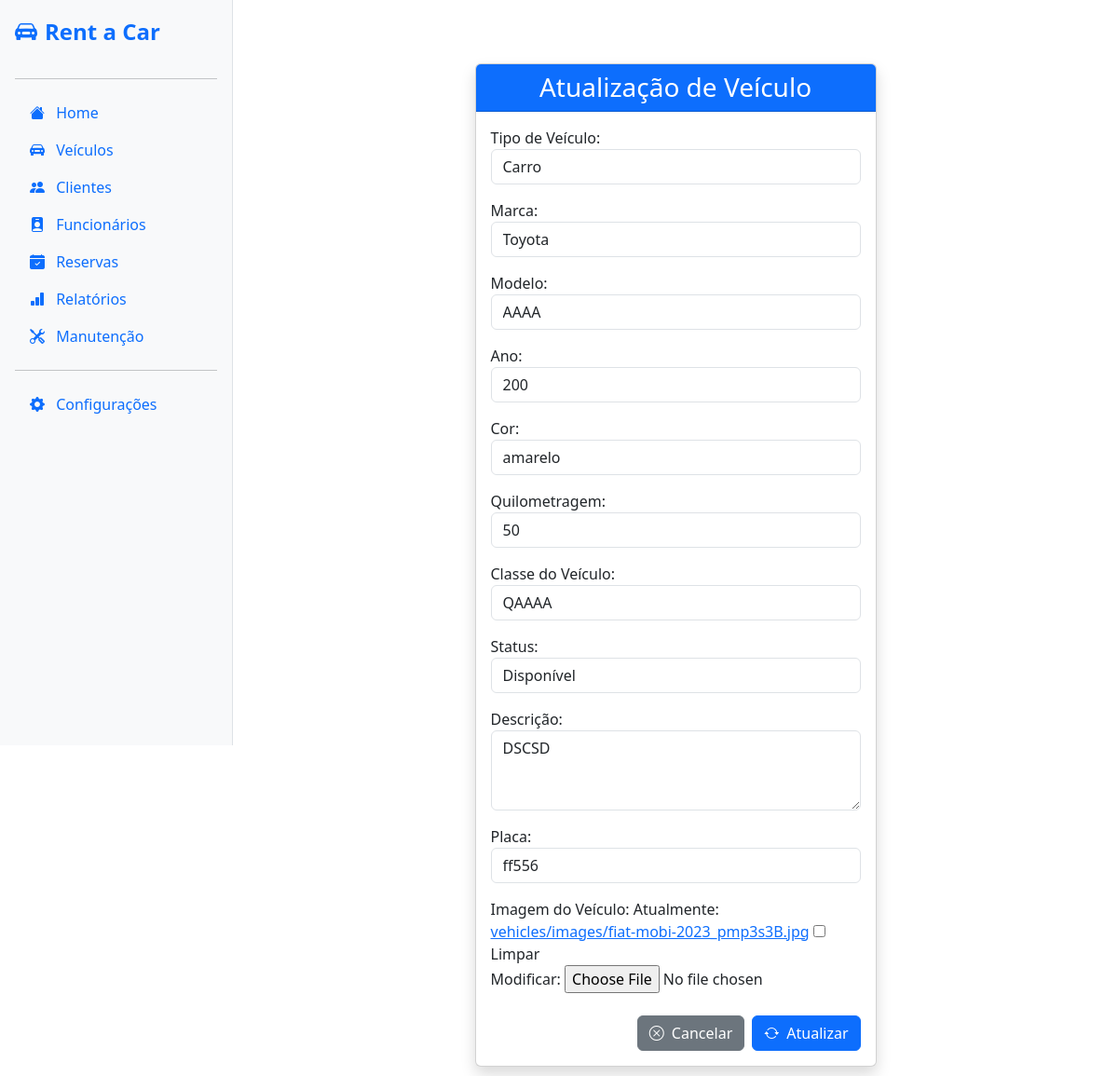
/atualizar/9/, run on an earlier commit of the app's database.
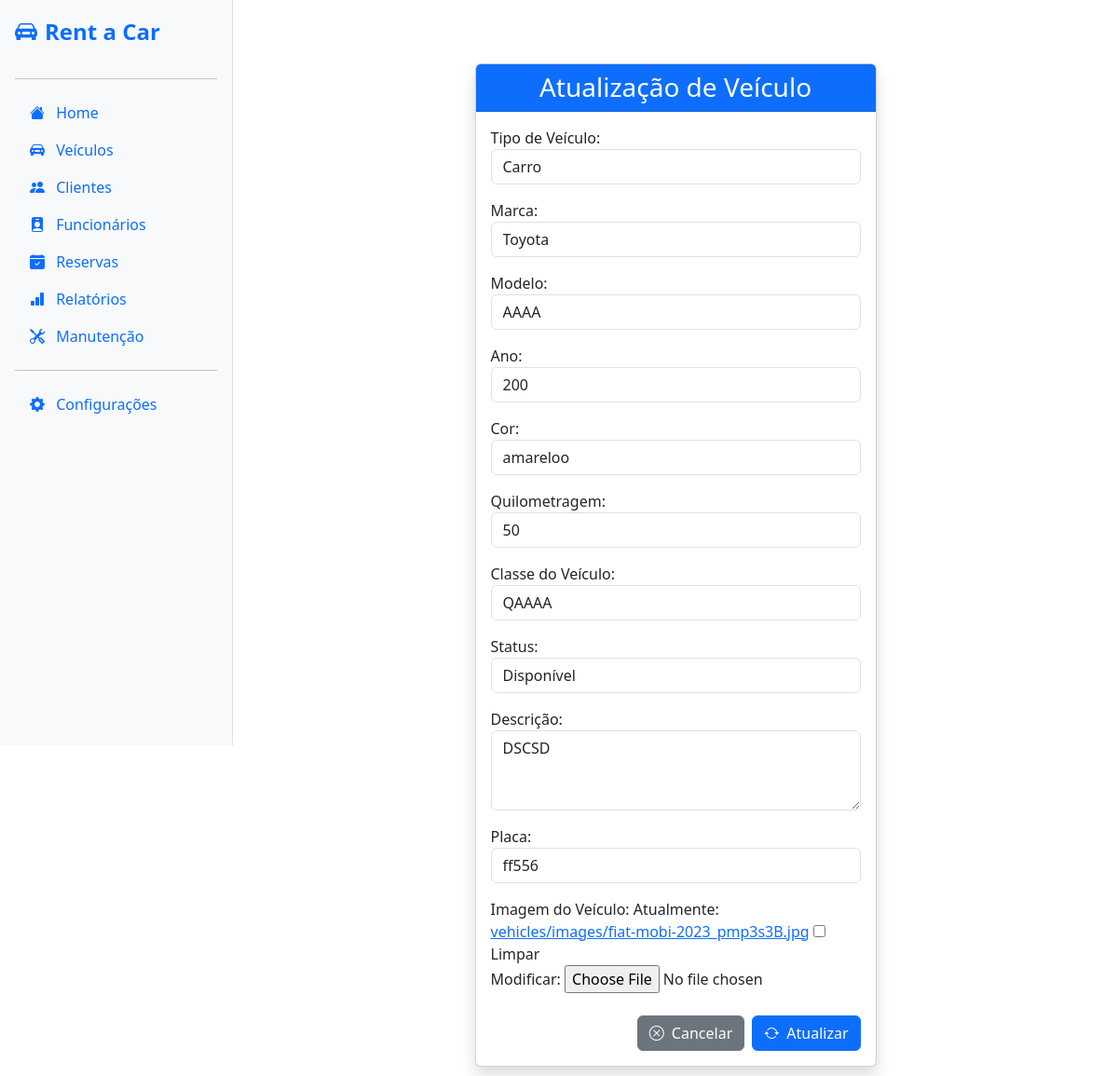
And on a later commit of the database.
### vehicles/models.py (models this page shows, shortened)
class Vehicle(models.Model):
    vehicle_type = models.CharField(max_length=10, choices=VEHICLE_TYPE_CHOICES)
    brand = models.CharField(max_length=20, choices=VEHICLE_BRAND_CHOICES)
    model = models.CharField(max_length=50)
    year = models.IntegerField()
    color = models.CharField(max_length=20)
    km = models.IntegerField()
    status = models.CharField(max_length=20, choices=STATUS_CHOICES, default='available')
    description = models.TextField(blank=True, null=True)
    created_at = models.DateTimeField(auto_now_add=True)
    plate = models.CharField(max_length=10, unique=True, default='')
    vehicle_class = models.ForeignKey(VehicleClass, on_delete=models.PROTECT)
    image = models.ImageField(upload_to='vehicles/images/', blank=True, null=True)

### vehicles/views.py (the view)
# urls.py: path('atualizar/<int:vehicle_id>/', views.update_vehicle, name='update_vehicle'),
def update_vehicle(request, vehicle_id):
    vehicle = Vehicle.objects.get(id=vehicle_id)
    if request.method == 'POST':
        form = VehicleForm(request.POST, instance=vehicle, files=request.FILES)
        if form.is_valid():
            form.save()
            return redirect('list_vehicles')
    else:
        form = VehicleForm(instance=vehicle)
    dados = {
        'form': form,
        'vehicle': vehicle,
    }
    return render(request, 'vehicles/update_vehicle.html', dados)

### vehicles/models.py (called while the page is built)
    def __str__(self):
        return self.name

### vehicles/templates/vehicles/update_vehicle.html
{% extends "base/base.html" %} {% block content %}
<div class="container mt-5">
  <div class="row justify-content-center">
    <div class="col-md-8 col-lg-6">
      <div class="card shadow">
        <div class="card-header bg-primary text-white text-center">
          <h3 class="mb-0">Atualização de Veículo</h3>
        </div>
        <div class="card-body">
          <form method="post" enctype="multipart/form-data">
            {% csrf_token %} {{ form.as_p }}
            <div class="d-flex justify-content-end gap-2 mt-4">
              <a
                href="{% url 'list_vehicles' %}"
                class="btn btn-secondary d-flex align-items-center"
              >
                <i class="bi bi-x-circle me-2"></i> Cancelar
              </a>
              <button
                type="submit"
                class="btn btn-primary d-flex align-items-center"
              >
                <i class="bi bi-arrow-repeat me-2"></i> Atualizar
              </button>
            </div>
          </form>
        </div>
      </div>
    </div>
  </div>
</div>
{% endblock %}

What changed in the data, as far as the page shows it:
changed Vehicle "Carro": color "amarelo" → "amareloo"
